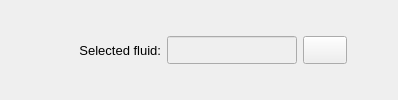
       <widget class="QFrame" name="frame_7">
        <property name="frameShape">
         <enum>QFrame::Shape::NoFrame</enum>
        </property>
        <property name="frameShadow">
         <enum>QFrame::Shadow::Raised</enum>
        </property>
        <layout class="QGridLayout" name="gridLayout_5">
         <item row="0" column="0">
          <spacer name="horizontalSpacer_5">
           <property name="orientation">
            <enum>Qt::Orientation::Horizontal</enum>
           </property>
           <property name="sizeHint" stdset="0">
            <size>
             <width>40</width>
             <height>20</height>
            </size>
           </property>
          </spacer>
         </item>
         <item row="0" column="2">
          <widget class="QLineEdit" name="lineEdit_selected_fluid">
           <property name="enabled">
            <bool>false</bool>
           </property>
           <property name="minimumSize">
            <size>
             <width>130</width>
             <height>28</height>
            </size>
           </property>
           <property name="maximumSize">
            <size>
             <width>130</width>
             <height>28</height>
            </size>
           </property>
           <property name="font">
            <font>
             <pointsize>8</pointsize>
            </font>
           </property>
           <property name="focusPolicy">
            <enum>Qt::FocusPolicy::ClickFocus</enum>
           </property>
           <property name="text">
            <string/>
           </property>
           <property name="alignment">
            <set>Qt::AlignmentFlag::AlignCenter</set>
           </property>
          </widget>
         </item>
         <item row="0" column="4">
          <spacer name="horizontalSpacer_6">
           <property name="orientation">
            <enum>Qt::Orientation::Horizontal</enum>
           </property>
           <property name="sizeHint" stdset="0">
            <size>
             <width>40</width>
             <height>20</height>
            </size>
           </property>
          </spacer>
         </item>
         <item row="0" column="1">
          <widget class="QLabel" name="label_31">
           <property name="minimumSize">
            <size>
             <width>110</width>
             <height>0</height>
            </size>
           </property>
           <property name="maximumSize">
            <size>
             <width>110</width>
             <height>16777215</height>
            </size>
           </property>
           <property name="font">
            <font>
             <pointsize>10</pointsize>
            </font>
           </property>
           <property name="text">
            <string>Selected fluid:</string>
           </property>
           <property name="alignment">
            <set>Qt::AlignmentFlag::AlignRight|Qt::AlignmentFlag::AlignTrailing|Qt::AlignmentFlag::AlignVCenter</set>
           </property>
          </widget>
         </item>
         <item row="0" column="3">
          <widget class="QPushButton" name="pushButton_get_fluid">
           <property name="minimumSize">
            <size>
             <width>44</width>
             <height>0</height>
            </size>
           </property>
           <property name="maximumSize">
            <size>
             <width>44</width>
             <height>28</height>
            </size>
           </property>
           <property name="font">
            <font>
             <pointsize>10</pointsize>
            </font>
           </property>
           <property name="toolTip">
            <string>&lt;html&gt;&lt;head/&gt;&lt;body&gt;&lt;p&gt;Get fluid from library&lt;/p&gt;&lt;/body&gt;&lt;/html&gt;</string>
           </property>
           <property name="text">
            <string/>
           </property>
           <property name="icon">
            <iconset resource="../../../icons/resources.qrc">
             <normaloff>:/icons/get_fluid_blue.png</normaloff>:/icons/get_fluid_blue.png</iconset>
           </property>
           <property name="iconSize">
            <size>
             <width>20</width>
             <height>20</height>
            </size>
           </property>
          </widget>
         </item>
        </layout>
       </widget>
